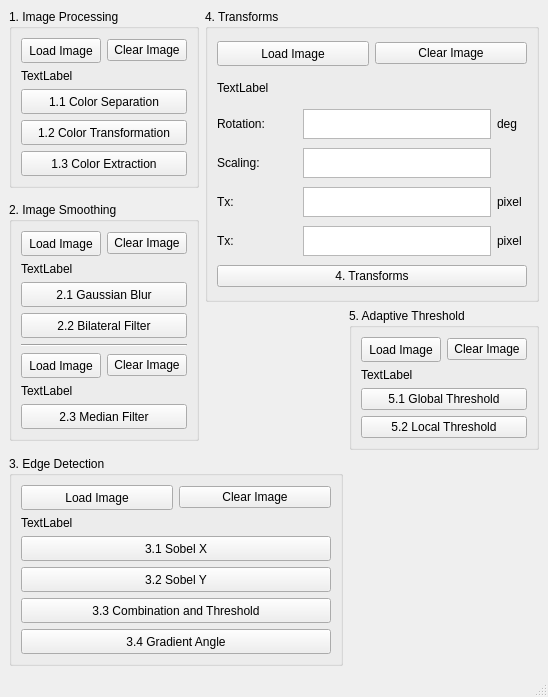
<?xml version="1.0" encoding="UTF-8"?>
<ui version="4.0">
 <class>MainWindow</class>
 <widget class="QMainWindow" name="MainWindow">
  <property name="geometry">
   <rect>
    <x>0</x>
    <y>0</y>
    <width>548</width>
    <height>697</height>
   </rect>
  </property>
  <property name="windowTitle">
   <string>F74121246_HW1</string>
  </property>
  <widget class="QWidget" name="centralwidget">
   <layout class="QGridLayout" name="gridLayout">
    <item row="0" column="0">
     <widget class="QGroupBox" name="groupBox">
      <property name="sizePolicy">
       <sizepolicy hsizetype="Preferred" vsizetype="Fixed">
        <horstretch>0</horstretch>
        <verstretch>0</verstretch>
       </sizepolicy>
      </property>
      <property name="title">
       <string>1. Image Processing</string>
      </property>
      <layout class="QVBoxLayout" name="verticalLayout">
       <property name="sizeConstraint">
        <enum>QLayout::SetMinimumSize</enum>
       </property>
       <item>
        <layout class="QHBoxLayout" name="horizontalLayout_2">
         <property name="sizeConstraint">
          <enum>QLayout::SetMinimumSize</enum>
         </property>
         <item>
          <widget class="QPushButton" name="btn_one_load_image">
           <property name="minimumSize">
            <size>
             <width>0</width>
             <height>25</height>
            </size>
           </property>
           <property name="text">
            <string>Load Image</string>
           </property>
          </widget>
         </item>
         <item>
          <widget class="QPushButton" name="btn_one_clear_image">
           <property name="text">
            <string>Clear Image</string>
           </property>
          </widget>
         </item>
        </layout>
       </item>
       <item>
        <widget class="QLabel" name="label_one_image">
         <property name="minimumSize">
          <size>
           <width>0</width>
           <height>0</height>
          </size>
         </property>
         <property name="maximumSize">
          <size>
           <width>16777215</width>
           <height>25</height>
          </size>
         </property>
         <property name="text">
          <string>TextLabel</string>
         </property>
        </widget>
       </item>
       <item>
        <widget class="QPushButton" name="btn_color_separation">
         <property name="minimumSize">
          <size>
           <width>0</width>
           <height>25</height>
          </size>
         </property>
         <property name="text">
          <string>1.1 Color Separation</string>
         </property>
        </widget>
       </item>
       <item>
        <widget class="QPushButton" name="btn_color_transformation">
         <property name="minimumSize">
          <size>
           <width>0</width>
           <height>25</height>
          </size>
         </property>
         <property name="text">
          <string>1.2 Color Transformation</string>
         </property>
        </widget>
       </item>
       <item>
        <widget class="QPushButton" name="btn_color_extraction">
         <property name="minimumSize">
          <size>
           <width>0</width>
           <height>25</height>
          </size>
         </property>
         <property name="text">
          <string>1.3 Color Extraction</string>
         </property>
        </widget>
       </item>
      </layout>
     </widget>
    </item>
    <item row="0" column="1" rowspan="2" colspan="2">
     <widget class="QGroupBox" name="groupBox_4">
      <property name="title">
       <string>4. Transforms</string>
      </property>
      <layout class="QVBoxLayout" name="verticalLayout_4">
       <item>
        <layout class="QHBoxLayout" name="horizontalLayout_6">
         <property name="sizeConstraint">
          <enum>QLayout::SetMinimumSize</enum>
         </property>
         <item>
          <widget class="QPushButton" name="btn_four_load_image">
           <property name="minimumSize">
            <size>
             <width>0</width>
             <height>25</height>
            </size>
           </property>
           <property name="text">
            <string>Load Image</string>
           </property>
          </widget>
         </item>
         <item>
          <widget class="QPushButton" name="btn_four_clear_image">
           <property name="text">
            <string>Clear Image</string>
           </property>
          </widget>
         </item>
        </layout>
       </item>
       <item>
        <widget class="QLabel" name="label_four_image">
         <property name="minimumSize">
          <size>
           <width>0</width>
           <height>0</height>
          </size>
         </property>
         <property name="maximumSize">
          <size>
           <width>16777215</width>
           <height>25</height>
          </size>
         </property>
         <property name="text">
          <string>TextLabel</string>
         </property>
        </widget>
       </item>
       <item>
        <layout class="QHBoxLayout" name="horizontalLayout">
         <item>
          <widget class="QLabel" name="label_rotation">
           <property name="minimumSize">
            <size>
             <width>80</width>
             <height>0</height>
            </size>
           </property>
           <property name="text">
            <string>Rotation:</string>
           </property>
          </widget>
         </item>
         <item>
          <widget class="QTextBrowser" name="txt_rotation">
           <property name="maximumSize">
            <size>
             <width>16777215</width>
             <height>30</height>
            </size>
           </property>
          </widget>
         </item>
         <item>
          <widget class="QLabel" name="label_deg">
           <property name="sizePolicy">
            <sizepolicy hsizetype="Fixed" vsizetype="Preferred">
             <horstretch>0</horstretch>
             <verstretch>0</verstretch>
            </sizepolicy>
           </property>
           <property name="minimumSize">
            <size>
             <width>30</width>
             <height>0</height>
            </size>
           </property>
           <property name="text">
            <string>deg</string>
           </property>
          </widget>
         </item>
        </layout>
       </item>
       <item>
        <layout class="QHBoxLayout" name="horizontalLayout_7">
         <item>
          <widget class="QLabel" name="label_scaling">
           <property name="minimumSize">
            <size>
             <width>80</width>
             <height>0</height>
            </size>
           </property>
           <property name="text">
            <string>Scaling:</string>
           </property>
          </widget>
         </item>
         <item>
          <widget class="QTextBrowser" name="txt_scaling">
           <property name="maximumSize">
            <size>
             <width>16777215</width>
             <height>30</height>
            </size>
           </property>
          </widget>
         </item>
         <item>
          <widget class="QLabel" name="label_blank">
           <property name="sizePolicy">
            <sizepolicy hsizetype="Fixed" vsizetype="Preferred">
             <horstretch>0</horstretch>
             <verstretch>0</verstretch>
            </sizepolicy>
           </property>
           <property name="minimumSize">
            <size>
             <width>30</width>
             <height>0</height>
            </size>
           </property>
           <property name="text">
            <string/>
           </property>
          </widget>
         </item>
        </layout>
       </item>
       <item>
        <layout class="QHBoxLayout" name="horizontalLayout_8">
         <item>
          <widget class="QLabel" name="label_tx">
           <property name="minimumSize">
            <size>
             <width>80</width>
             <height>0</height>
            </size>
           </property>
           <property name="text">
            <string>Tx:</string>
           </property>
          </widget>
         </item>
         <item>
          <widget class="QTextBrowser" name="txt_tx">
           <property name="maximumSize">
            <size>
             <width>16777215</width>
             <height>30</height>
            </size>
           </property>
          </widget>
         </item>
         <item>
          <widget class="QLabel" name="label_pixel_1">
           <property name="sizePolicy">
            <sizepolicy hsizetype="Fixed" vsizetype="Preferred">
             <horstretch>0</horstretch>
             <verstretch>0</verstretch>
            </sizepolicy>
           </property>
           <property name="minimumSize">
            <size>
             <width>30</width>
             <height>0</height>
            </size>
           </property>
           <property name="text">
            <string>pixel</string>
           </property>
          </widget>
         </item>
        </layout>
       </item>
       <item>
        <layout class="QHBoxLayout" name="horizontalLayout_9">
         <item>
          <widget class="QLabel" name="label_ty">
           <property name="minimumSize">
            <size>
             <width>80</width>
             <height>0</height>
            </size>
           </property>
           <property name="text">
            <string>Tx:</string>
           </property>
          </widget>
         </item>
         <item>
          <widget class="QTextBrowser" name="txt_ty">
           <property name="maximumSize">
            <size>
             <width>16777215</width>
             <height>30</height>
            </size>
           </property>
          </widget>
         </item>
         <item>
          <widget class="QLabel" name="label_pixel_2">
           <property name="sizePolicy">
            <sizepolicy hsizetype="Fixed" vsizetype="Preferred">
             <horstretch>0</horstretch>
             <verstretch>0</verstretch>
            </sizepolicy>
           </property>
           <property name="minimumSize">
            <size>
             <width>30</width>
             <height>0</height>
            </size>
           </property>
           <property name="text">
            <string>pixel</string>
           </property>
          </widget>
         </item>
        </layout>
       </item>
       <item>
        <widget class="QPushButton" name="btn_transforms">
         <property name="text">
          <string>4. Transforms</string>
         </property>
        </widget>
       </item>
      </layout>
     </widget>
    </item>
    <item row="1" column="0" rowspan="2">
     <widget class="QGroupBox" name="groupBox_2">
      <property name="sizePolicy">
       <sizepolicy hsizetype="Preferred" vsizetype="Fixed">
        <horstretch>0</horstretch>
        <verstretch>0</verstretch>
       </sizepolicy>
      </property>
      <property name="title">
       <string>2. Image Smoothing</string>
      </property>
      <layout class="QVBoxLayout" name="verticalLayout_3">
       <item>
        <layout class="QHBoxLayout" name="horizontalLayout_3">
         <property name="sizeConstraint">
          <enum>QLayout::SetMinimumSize</enum>
         </property>
         <item>
          <widget class="QPushButton" name="btn_two_load_image_1">
           <property name="minimumSize">
            <size>
             <width>0</width>
             <height>25</height>
            </size>
           </property>
           <property name="text">
            <string>Load Image</string>
           </property>
          </widget>
         </item>
         <item>
          <widget class="QPushButton" name="btn_two_clear_image_1">
           <property name="text">
            <string>Clear Image</string>
           </property>
          </widget>
         </item>
        </layout>
       </item>
       <item>
        <widget class="QLabel" name="label_two_image_1">
         <property name="minimumSize">
          <size>
           <width>0</width>
           <height>0</height>
          </size>
         </property>
         <property name="maximumSize">
          <size>
           <width>16777215</width>
           <height>25</height>
          </size>
         </property>
         <property name="text">
          <string>TextLabel</string>
         </property>
        </widget>
       </item>
       <item>
        <widget class="QPushButton" name="btn_gaussian_blur">
         <property name="minimumSize">
          <size>
           <width>0</width>
           <height>25</height>
          </size>
         </property>
         <property name="text">
          <string>2.1 Gaussian Blur</string>
         </property>
        </widget>
       </item>
       <item>
        <widget class="QPushButton" name="btn_bilateral_filter">
         <property name="minimumSize">
          <size>
           <width>0</width>
           <height>25</height>
          </size>
         </property>
         <property name="text">
          <string>2.2 Bilateral Filter</string>
         </property>
        </widget>
       </item>
       <item>
        <widget class="Line" name="line">
         <property name="orientation">
          <enum>Qt::Horizontal</enum>
         </property>
        </widget>
       </item>
       <item>
        <layout class="QHBoxLayout" name="horizontalLayout_4">
         <property name="sizeConstraint">
          <enum>QLayout::SetMinimumSize</enum>
         </property>
         <item>
          <widget class="QPushButton" name="btn_two_load_image_2">
           <property name="minimumSize">
            <size>
             <width>0</width>
             <height>25</height>
            </size>
           </property>
           <property name="text">
            <string>Load Image</string>
           </property>
          </widget>
         </item>
         <item>
          <widget class="QPushButton" name="btn_two_clear_image_2">
           <property name="text">
            <string>Clear Image</string>
           </property>
          </widget>
         </item>
        </layout>
       </item>
       <item>
        <widget class="QLabel" name="label_two_image_2">
         <property name="minimumSize">
          <size>
           <width>0</width>
           <height>0</height>
          </size>
         </property>
         <property name="maximumSize">
          <size>
           <width>16777215</width>
           <height>25</height>
          </size>
         </property>
         <property name="text">
          <string>TextLabel</string>
         </property>
        </widget>
       </item>
       <item>
        <widget class="QPushButton" name="btn_median_filter">
         <property name="minimumSize">
          <size>
           <width>0</width>
           <height>25</height>
          </size>
         </property>
         <property name="text">
          <string>2.3 Median Filter</string>
         </property>
        </widget>
       </item>
      </layout>
     </widget>
    </item>
    <item row="3" column="0" colspan="2">
     <widget class="QGroupBox" name="groupBox_3">
      <property name="sizePolicy">
       <sizepolicy hsizetype="Preferred" vsizetype="Fixed">
        <horstretch>0</horstretch>
        <verstretch>0</verstretch>
       </sizepolicy>
      </property>
      <property name="title">
       <string>3. Edge Detection</string>
      </property>
      <layout class="QVBoxLayout" name="verticalLayout_2">
       <item>
        <layout class="QHBoxLayout" name="horizontalLayout_5">
         <property name="sizeConstraint">
          <enum>QLayout::SetMinimumSize</enum>
         </property>
         <item>
          <widget class="QPushButton" name="btn_three_load_image">
           <property name="minimumSize">
            <size>
             <width>0</width>
             <height>25</height>
            </size>
           </property>
           <property name="text">
            <string>Load Image</string>
           </property>
          </widget>
         </item>
         <item>
          <widget class="QPushButton" name="btn_three_clear_image">
           <property name="text">
            <string>Clear Image</string>
           </property>
          </widget>
         </item>
        </layout>
       </item>
       <item>
        <widget class="QLabel" name="label_three_image">
         <property name="minimumSize">
          <size>
           <width>0</width>
           <height>0</height>
          </size>
         </property>
         <property name="maximumSize">
          <size>
           <width>16777215</width>
           <height>25</height>
          </size>
         </property>
         <property name="text">
          <string>TextLabel</string>
         </property>
        </widget>
       </item>
       <item>
        <widget class="QPushButton" name="btn_sobel_x">
         <property name="minimumSize">
          <size>
           <width>0</width>
           <height>25</height>
          </size>
         </property>
         <property name="text">
          <string>3.1 Sobel X</string>
         </property>
        </widget>
       </item>
       <item>
        <widget class="QPushButton" name="btn_sobel_y">
         <property name="minimumSize">
          <size>
           <width>0</width>
           <height>25</height>
          </size>
         </property>
         <property name="text">
          <string>3.2 Sobel Y</string>
         </property>
        </widget>
       </item>
       <item>
        <widget class="QPushButton" name="btn_combination_and_threshold">
         <property name="minimumSize">
          <size>
           <width>0</width>
           <height>25</height>
          </size>
         </property>
         <property name="text">
          <string>3.3 Combination and Threshold</string>
         </property>
        </widget>
       </item>
       <item>
        <widget class="QPushButton" name="btn_gradient_angle">
         <property name="minimumSize">
          <size>
           <width>0</width>
           <height>25</height>
          </size>
         </property>
         <property name="text">
          <string>3.4 Gradient Angle</string>
         </property>
        </widget>
       </item>
      </layout>
     </widget>
    </item>
    <item row="2" column="2">
     <widget class="QGroupBox" name="groupBox_5">
      <property name="title">
       <string>5. Adaptive Threshold</string>
      </property>
      <layout class="QVBoxLayout" name="verticalLayout_5">
       <item>
        <layout class="QHBoxLayout" name="horizontalLayout_10">
         <property name="sizeConstraint">
          <enum>QLayout::SetMinimumSize</enum>
         </property>
         <item>
          <widget class="QPushButton" name="btn_five_load_image">
           <property name="minimumSize">
            <size>
             <width>0</width>
             <height>25</height>
            </size>
           </property>
           <property name="text">
            <string>Load Image</string>
           </property>
          </widget>
         </item>
         <item>
          <widget class="QPushButton" name="btn_five_clear_image">
           <property name="text">
            <string>Clear Image</string>
           </property>
          </widget>
         </item>
        </layout>
       </item>
       <item>
        <widget class="QLabel" name="label_five_image">
         <property name="minimumSize">
          <size>
           <width>0</width>
           <height>0</height>
          </size>
         </property>
         <property name="maximumSize">
          <size>
           <width>16777215</width>
           <height>25</height>
          </size>
         </property>
         <property name="text">
          <string>TextLabel</string>
         </property>
        </widget>
       </item>
       <item>
        <widget class="QPushButton" name="btn_global_threshold">
         <property name="text">
          <string>5.1 Global Threshold</string>
         </property>
        </widget>
       </item>
       <item>
        <widget class="QPushButton" name="btn_local_threshold">
         <property name="text">
          <string>5.2 Local Threshold</string>
         </property>
        </widget>
       </item>
      </layout>
     </widget>
    </item>
   </layout>
  </widget>
  <widget class="QMenuBar" name="menubar">
   <property name="geometry">
    <rect>
     <x>0</x>
     <y>0</y>
     <width>548</width>
     <height>22</height>
    </rect>
   </property>
  </widget>
  <widget class="QStatusBar" name="statusbar"/>
 </widget>
 <resources/>
 <connections/>
</ui>
